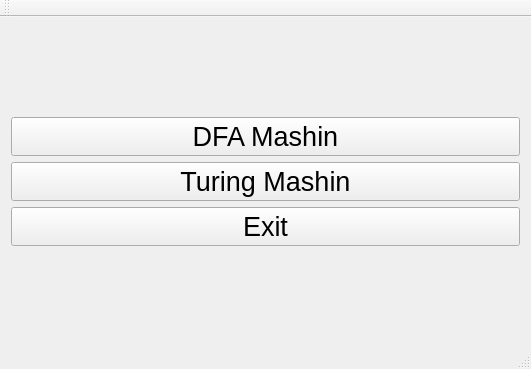
<?xml version="1.0" encoding="UTF-8"?>
<ui version="4.0">
 <class>MainWindow</class>
 <widget class="QMainWindow" name="MainWindow">
  <property name="geometry">
   <rect>
    <x>0</x>
    <y>0</y>
    <width>531</width>
    <height>369</height>
   </rect>
  </property>
  <property name="windowTitle">
   <string>MainWindow</string>
  </property>
  <widget class="QWidget" name="centralWidget">
   <layout class="QVBoxLayout" name="verticalLayout_2">
    <item>
     <layout class="QVBoxLayout" name="verticalLayout">
      <item>
       <widget class="QPushButton" name="DFA">
        <property name="font">
         <font>
          <pointsize>20</pointsize>
         </font>
        </property>
        <property name="text">
         <string>DFA Mashin</string>
        </property>
       </widget>
      </item>
      <item>
       <widget class="QPushButton" name="Turing">
        <property name="font">
         <font>
          <pointsize>20</pointsize>
         </font>
        </property>
        <property name="text">
         <string>Turing Mashin</string>
        </property>
       </widget>
      </item>
      <item>
       <widget class="QPushButton" name="Exit">
        <property name="font">
         <font>
          <pointsize>20</pointsize>
         </font>
        </property>
        <property name="text">
         <string>Exit</string>
        </property>
       </widget>
      </item>
     </layout>
    </item>
   </layout>
  </widget>
  <widget class="QMenuBar" name="menuBar">
   <property name="geometry">
    <rect>
     <x>0</x>
     <y>0</y>
     <width>531</width>
     <height>26</height>
    </rect>
   </property>
  </widget>
  <widget class="QToolBar" name="mainToolBar">
   <attribute name="toolBarArea">
    <enum>TopToolBarArea</enum>
   </attribute>
   <attribute name="toolBarBreak">
    <bool>false</bool>
   </attribute>
  </widget>
  <widget class="QStatusBar" name="statusBar"/>
 </widget>
 <layoutdefault spacing="6" margin="11"/>
 <resources/>
 <connections/>
</ui>
